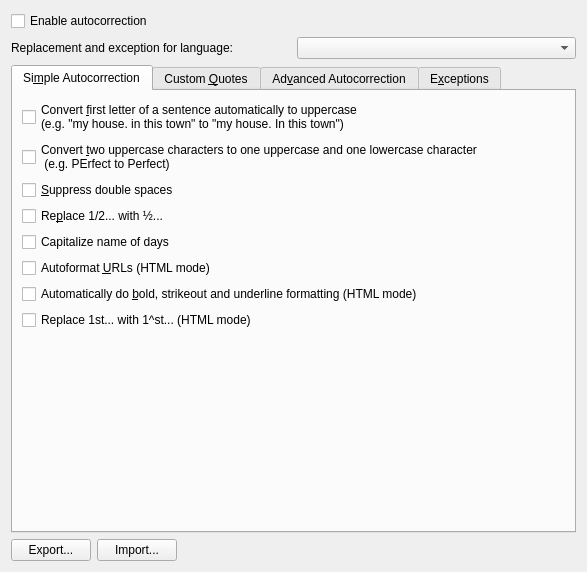
<?xml version="1.0" encoding="UTF-8"?>
<ui version="4.0">
 <class>ComposerAutoCorrectionWidget</class>
 <widget class="QWidget" name="ComposerAutoCorrectionWidget">
  <property name="geometry">
   <rect>
    <x>0</x>
    <y>0</y>
    <width>587</width>
    <height>572</height>
   </rect>
  </property>
  <layout class="QGridLayout" name="gridLayout">
   <item row="0" column="0">
    <widget class="QCheckBox" name="enabledAutocorrection">
     <property name="text">
      <string>Enable autocorrection</string>
     </property>
    </widget>
   </item>
   <item row="1" column="0">
    <layout class="QHBoxLayout" name="horizontalLayout">
     <item>
      <widget class="QLabel" name="label">
       <property name="text">
        <string>Replacement and exception for language:</string>
       </property>
      </widget>
     </item>
     <item>
      <widget class="PimCommon::ComposerAutoCorrectionLanguage" name="autocorrectionLanguage"/>
     </item>
    </layout>
   </item>
   <item row="2" column="0">
    <widget class="QTabWidget" name="tabWidget">
     <property name="currentIndex">
      <number>0</number>
     </property>
     <widget class="QWidget" name="tab_1">
      <attribute name="title">
       <string>Si&amp;mple Autocorrection</string>
      </attribute>
      <layout class="QVBoxLayout" name="verticalLayout_3">
       <item>
        <widget class="QCheckBox" name="upperCase">
         <property name="whatsThis">
          <string>Detect when a new sentence is started and always ensure that the first character is an uppercase character</string>
         </property>
         <property name="text">
          <string>Convert &amp;first letter of a sentence automatically to uppercase
(e.g. &quot;my house. in this town&quot; to &quot;my house. In this town&quot;)</string>
         </property>
        </widget>
       </item>
       <item>
        <widget class="QCheckBox" name="upperUpper">
         <property name="toolTip">
          <string/>
         </property>
         <property name="whatsThis">
          <string>All words are checked for the common mistake of holding the shift key down a bit too long. If some words must have two uppercase characters, then those exceptions should be added in the 'Exceptions' tab.</string>
         </property>
         <property name="text">
          <string>Convert &amp;two uppercase characters to one uppercase and one lowercase character
 (e.g. PErfect to Perfect)</string>
         </property>
        </widget>
       </item>
       <item>
        <widget class="QCheckBox" name="ignoreDoubleSpace">
         <property name="whatsThis">
          <string>Make sure that more than one space cannot be typed, as this is a common mistake which is quite hard to find in formatted text.</string>
         </property>
         <property name="text">
          <string>&amp;Suppress double spaces</string>
         </property>
        </widget>
       </item>
       <item>
        <widget class="QCheckBox" name="autoReplaceNumber">
         <property name="whatsThis">
          <string>Most standard fraction notations will be converted when available</string>
         </property>
         <property name="text">
          <string>Re&amp;place 1/2... with ½...</string>
         </property>
        </widget>
       </item>
       <item>
        <widget class="QCheckBox" name="capitalizeDaysName">
         <property name="text">
          <string>Capitalize name of days</string>
         </property>
        </widget>
       </item>
       <item>
        <widget class="QCheckBox" name="autoFormatUrl">
         <property name="whatsThis">
          <string>Detect when a URL (Uniform Resource Locator) is typed and provide formatting that matches the way an Internet browser would show a URL.</string>
         </property>
         <property name="text">
          <string>Autoformat &amp;URLs (HTML mode)</string>
         </property>
        </widget>
       </item>
       <item>
        <widget class="QCheckBox" name="autoChangeFormat">
         <property name="whatsThis">
          <string>When you use _underline_ or *bold*, the text between the underscores or asterisks will be converted to underlined or bold text.</string>
         </property>
         <property name="text">
          <string>Automatically do &amp;bold, strikeout and underline formatting (HTML mode)</string>
         </property>
        </widget>
       </item>
       <item>
        <widget class="QCheckBox" name="autoSuperScript">
         <property name="text">
          <string>Replace 1st... with 1^st... (HTML mode)</string>
         </property>
        </widget>
       </item>
       <item>
        <spacer>
         <property name="orientation">
          <enum>Qt::Vertical</enum>
         </property>
         <property name="sizeHint" stdset="0">
          <size>
           <width>20</width>
           <height>40</height>
          </size>
         </property>
        </spacer>
       </item>
      </layout>
     </widget>
     <widget class="QWidget" name="tab_2">
      <attribute name="title">
       <string>Custom &amp;Quotes</string>
      </attribute>
      <layout class="QGridLayout" name="_3">
       <item row="2" column="0" colspan="2">
        <widget class="QCheckBox" name="typographicSingleQuotes">
         <property name="text">
          <string>Replace &amp;single quotes with typographical quotes</string>
         </property>
        </widget>
       </item>
       <item row="0" column="0" colspan="2">
        <widget class="QCheckBox" name="typographicDoubleQuotes">
         <property name="text">
          <string>Replace &amp;double quotes with typographical quotes</string>
         </property>
        </widget>
       </item>
       <item row="1" column="0">
        <layout class="QHBoxLayout" name="_4">
         <property name="spacing">
          <number>0</number>
         </property>
         <property name="leftMargin">
          <number>20</number>
         </property>
         <item>
          <widget class="QPushButton" name="doubleQuote1">
           <property name="text">
            <string/>
           </property>
          </widget>
         </item>
         <item>
          <widget class="QPushButton" name="doubleQuote2">
           <property name="text">
            <string/>
           </property>
          </widget>
         </item>
        </layout>
       </item>
       <item row="1" column="1">
        <layout class="QHBoxLayout" name="_5">
         <item>
          <widget class="QPushButton" name="doubleDefault">
           <property name="text">
            <string>Default</string>
           </property>
          </widget>
         </item>
         <item>
          <spacer>
           <property name="orientation">
            <enum>Qt::Horizontal</enum>
           </property>
           <property name="sizeHint" stdset="0">
            <size>
             <width>40</width>
             <height>20</height>
            </size>
           </property>
          </spacer>
         </item>
        </layout>
       </item>
       <item row="3" column="0">
        <layout class="QHBoxLayout" name="_6">
         <property name="spacing">
          <number>0</number>
         </property>
         <property name="leftMargin">
          <number>20</number>
         </property>
         <item>
          <widget class="QPushButton" name="singleQuote1">
           <property name="text">
            <string/>
           </property>
          </widget>
         </item>
         <item>
          <widget class="QPushButton" name="singleQuote2">
           <property name="text">
            <string/>
           </property>
          </widget>
         </item>
        </layout>
       </item>
       <item row="3" column="1">
        <layout class="QHBoxLayout" name="_7">
         <item>
          <widget class="QPushButton" name="singleDefault">
           <property name="text">
            <string>Default</string>
           </property>
          </widget>
         </item>
         <item>
          <spacer>
           <property name="orientation">
            <enum>Qt::Horizontal</enum>
           </property>
           <property name="sizeHint" stdset="0">
            <size>
             <width>40</width>
             <height>20</height>
            </size>
           </property>
          </spacer>
         </item>
        </layout>
       </item>
       <item row="5" column="1">
        <spacer>
         <property name="orientation">
          <enum>Qt::Vertical</enum>
         </property>
         <property name="sizeHint" stdset="0">
          <size>
           <width>20</width>
           <height>40</height>
          </size>
         </property>
        </spacer>
       </item>
       <item row="4" column="0" colspan="2">
        <widget class="QCheckBox" name="addNonBreakingSpaceInFrench">
         <property name="text">
          <string>Add non breaking space before specific punctuation marks in french text</string>
         </property>
        </widget>
       </item>
      </layout>
     </widget>
     <widget class="QWidget" name="tab_3">
      <attribute name="title">
       <string>Ad&amp;vanced Autocorrection</string>
      </attribute>
      <layout class="QGridLayout" name="_8">
       <item row="1" column="1" rowspan="2">
        <layout class="QVBoxLayout" name="_11">
         <item>
          <widget class="QPushButton" name="addButton">
           <property name="enabled">
            <bool>false</bool>
           </property>
           <property name="text">
            <string>&amp;Add</string>
           </property>
          </widget>
         </item>
         <item>
          <widget class="QPushButton" name="removeButton">
           <property name="enabled">
            <bool>false</bool>
           </property>
           <property name="text">
            <string>Remove</string>
           </property>
          </widget>
         </item>
         <item>
          <spacer>
           <property name="orientation">
            <enum>Qt::Vertical</enum>
           </property>
           <property name="sizeHint" stdset="0">
            <size>
             <width>20</width>
             <height>40</height>
            </size>
           </property>
          </spacer>
         </item>
        </layout>
       </item>
       <item row="0" column="0">
        <widget class="QCheckBox" name="advancedAutocorrection">
         <property name="text">
          <string>&amp;Enable word replacement</string>
         </property>
        </widget>
       </item>
       <item row="1" column="0">
        <layout class="QHBoxLayout" name="_10">
         <item>
          <widget class="QLabel" name="findLabel">
           <property name="text">
            <string>&amp;Find</string>
           </property>
           <property name="buddy">
            <cstring>find</cstring>
           </property>
          </widget>
         </item>
         <item>
          <widget class="KLineEdit" name="find">
           <property name="trapEnterKeyEvent" stdset="0">
            <bool>true</bool>
           </property>
           <property name="showClearButton" stdset="0">
            <bool>true</bool>
           </property>
          </widget>
         </item>
         <item>
          <widget class="QLabel" name="replaceLabel">
           <property name="text">
            <string>Re&amp;place</string>
           </property>
           <property name="buddy">
            <cstring>replace</cstring>
           </property>
          </widget>
         </item>
         <item>
          <widget class="KLineEdit" name="replace">
           <property name="trapEnterKeyEvent" stdset="0">
            <bool>true</bool>
           </property>
           <property name="showClearButton" stdset="0">
            <bool>true</bool>
           </property>
          </widget>
         </item>
        </layout>
       </item>
       <item row="2" column="0">
        <widget class="PimCommon::ComposerAutoCorrectionTreeWidget" name="treeWidget">
         <property name="editTriggers">
          <set>QAbstractItemView::NoEditTriggers</set>
         </property>
         <property name="alternatingRowColors">
          <bool>true</bool>
         </property>
         <property name="selectionMode">
          <enum>QAbstractItemView::ExtendedSelection</enum>
         </property>
         <property name="selectionBehavior">
          <enum>QAbstractItemView::SelectRows</enum>
         </property>
         <property name="rootIsDecorated">
          <bool>false</bool>
         </property>
         <column>
          <property name="text">
           <string>Find</string>
          </property>
         </column>
         <column>
          <property name="text">
           <string>Replace</string>
          </property>
         </column>
        </widget>
       </item>
      </layout>
     </widget>
     <widget class="QWidget" name="tab_4">
      <attribute name="title">
       <string>E&amp;xceptions</string>
      </attribute>
      <layout class="QVBoxLayout" name="verticalLayout">
       <item>
        <layout class="QGridLayout" name="gridLayout_3">
         <item row="0" column="0" colspan="2">
          <widget class="QLabel" name="label_4">
           <property name="text">
            <string>Do not treat as the end of a sentence:</string>
           </property>
          </widget>
         </item>
         <item row="1" column="0">
          <widget class="KLineEdit" name="abbreviation">
           <property name="trapEnterKeyEvent" stdset="0">
            <bool>true</bool>
           </property>
           <property name="showClearButton" stdset="0">
            <bool>true</bool>
           </property>
          </widget>
         </item>
         <item row="1" column="1" rowspan="2">
          <layout class="QVBoxLayout" name="_14">
           <item>
            <widget class="QPushButton" name="add1">
             <property name="text">
              <string>&amp;Add</string>
             </property>
            </widget>
           </item>
           <item>
            <widget class="QPushButton" name="remove1">
             <property name="text">
              <string>R&amp;emove</string>
             </property>
            </widget>
           </item>
           <item>
            <spacer>
             <property name="orientation">
              <enum>Qt::Vertical</enum>
             </property>
             <property name="sizeHint" stdset="0">
              <size>
               <width>20</width>
               <height>40</height>
              </size>
             </property>
            </spacer>
           </item>
          </layout>
         </item>
         <item row="2" column="0">
          <widget class="PimCommon::ComposerAutoCorrectionListWidget" name="abbreviationList">
           <property name="sizePolicy">
            <sizepolicy hsizetype="Expanding" vsizetype="Maximum">
             <horstretch>0</horstretch>
             <verstretch>0</verstretch>
            </sizepolicy>
           </property>
           <property name="selectionMode">
            <enum>QAbstractItemView::ExtendedSelection</enum>
           </property>
           <property name="sortingEnabled">
            <bool>true</bool>
           </property>
          </widget>
         </item>
        </layout>
       </item>
       <item>
        <layout class="QGridLayout" name="gridLayout_2">
         <item row="0" column="0">
          <widget class="QLabel" name="label_5">
           <property name="text">
            <string>Accept two uppercase letters in:</string>
           </property>
          </widget>
         </item>
         <item row="1" column="0">
          <widget class="KLineEdit" name="twoUpperLetter">
           <property name="trapEnterKeyEvent" stdset="0">
            <bool>true</bool>
           </property>
           <property name="showClearButton" stdset="0">
            <bool>true</bool>
           </property>
          </widget>
         </item>
         <item row="1" column="1" rowspan="2">
          <layout class="QVBoxLayout" name="_16">
           <item>
            <widget class="QPushButton" name="add2">
             <property name="text">
              <string>Add</string>
             </property>
            </widget>
           </item>
           <item>
            <widget class="QPushButton" name="remove2">
             <property name="text">
              <string>Remove</string>
             </property>
            </widget>
           </item>
           <item>
            <spacer>
             <property name="orientation">
              <enum>Qt::Vertical</enum>
             </property>
             <property name="sizeHint" stdset="0">
              <size>
               <width>20</width>
               <height>40</height>
              </size>
             </property>
            </spacer>
           </item>
          </layout>
         </item>
         <item row="2" column="0">
          <widget class="PimCommon::ComposerAutoCorrectionListWidget" name="twoUpperLetterList">
           <property name="sizePolicy">
            <sizepolicy hsizetype="Expanding" vsizetype="Maximum">
             <horstretch>0</horstretch>
             <verstretch>0</verstretch>
            </sizepolicy>
           </property>
           <property name="selectionMode">
            <enum>QAbstractItemView::ExtendedSelection</enum>
           </property>
           <property name="sortingEnabled">
            <bool>true</bool>
           </property>
          </widget>
         </item>
        </layout>
       </item>
      </layout>
     </widget>
    </widget>
   </item>
   <item row="3" column="0">
    <layout class="QHBoxLayout" name="horizontalLayout_2">
     <item>
      <widget class="KPushButton" name="exportAutoCorrection">
       <property name="text">
        <string>Export...</string>
       </property>
      </widget>
     </item>
     <item>
      <widget class="KPushButton" name="importAutoCorrection">
       <property name="text">
        <string>Import...</string>
       </property>
      </widget>
     </item>
     <item>
      <spacer name="horizontalSpacer">
       <property name="orientation">
        <enum>Qt::Horizontal</enum>
       </property>
       <property name="sizeHint" stdset="0">
        <size>
         <width>469</width>
         <height>20</height>
        </size>
       </property>
      </spacer>
     </item>
    </layout>
   </item>
  </layout>
 </widget>
 <customwidgets>
  <customwidget>
   <class>KComboBox</class>
   <extends>QComboBox</extends>
   <header>kcombobox.h</header>
  </customwidget>
  <customwidget>
   <class>KLineEdit</class>
   <extends>QLineEdit</extends>
   <header>klineedit.h</header>
  </customwidget>
  <customwidget>
   <class>KPushButton</class>
   <extends>QPushButton</extends>
   <header>kpushbutton.h</header>
  </customwidget>
  <customwidget>
   <class>PimCommon::ComposerAutoCorrectionListWidget</class>
   <extends>QListWidget</extends>
   <header>autocorrection/composerautocorrectionlistwidget.h</header>
  </customwidget>
  <customwidget>
   <class>PimCommon::ComposerAutoCorrectionTreeWidget</class>
   <extends>QTreeWidget</extends>
   <header>autocorrection/composerautocorrectiontreewidget.h</header>
  </customwidget>
  <customwidget>
   <class>PimCommon::ComposerAutoCorrectionLanguage</class>
   <extends>KComboBox</extends>
   <header>autocorrection/composerautocorrectionlanguage.h</header>
  </customwidget>
 </customwidgets>
 <resources/>
 <connections/>
</ui>
